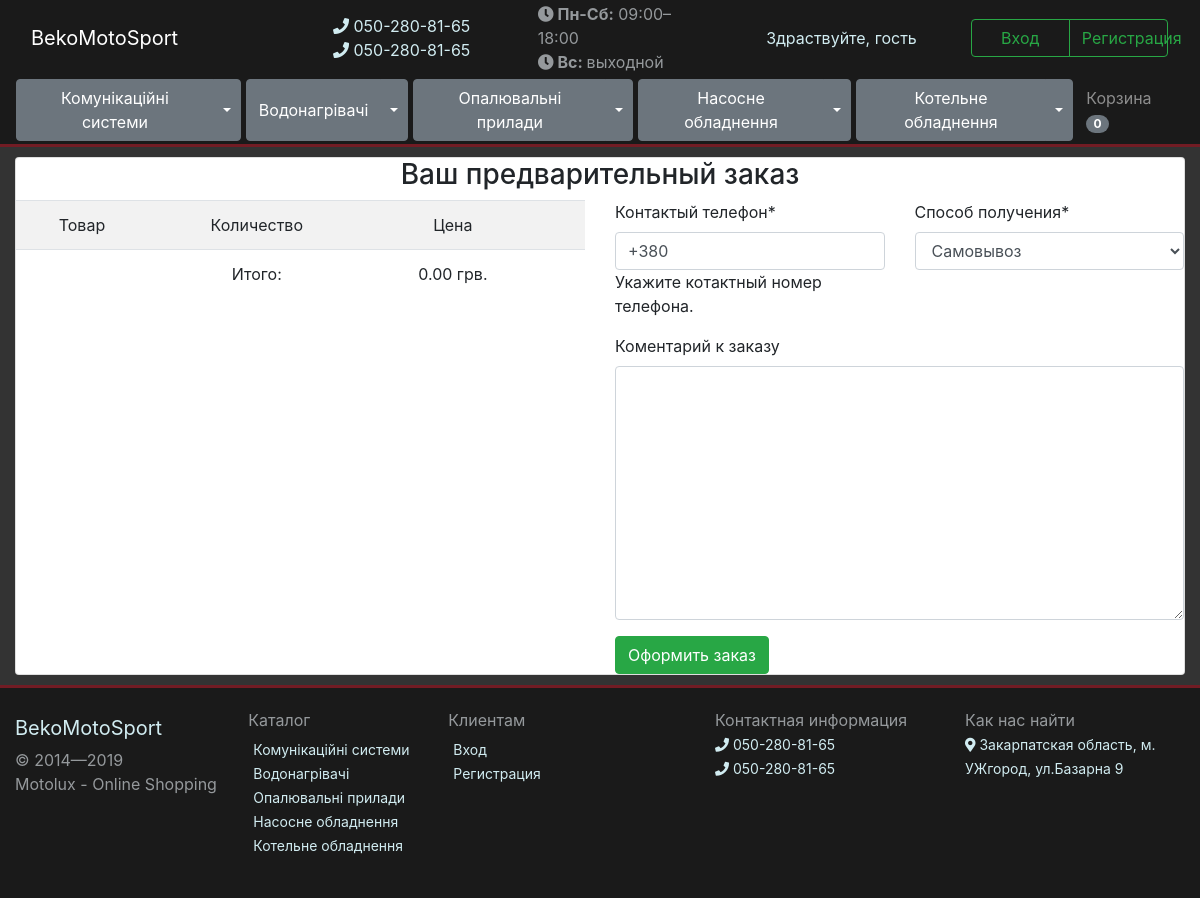
The app's page /checkout/ with its own data.
### store/models.py (models this page shows, shortened)
class ParentCategory(models.Model):
    name = models.CharField(max_length=50)
    slug = models.SlugField(blank=True)
    image = models.ImageField(upload_to= image_folder, blank=True, default=None)
    def get_absolute_url(self):
        return reverse('parent_category_detail', kwargs={'parent_category_slug': self.slug})

class Cart(models.Model):
    items = models.ManyToManyField(CartItem, blank=True)
    cart_total_price = models.DecimalField(max_digits=9, decimal_places=2, default=0)

### store/views.py (the view, shortened to what this page needs)
# urls.py: path('checkout/', checkout_view, name='checkout'),
def checkout_view(request):
    parrentCategories = ParentCategory.objects.all()
    categories = Category.objects.all()
    login_my = LoginForm(request.POST or None)
    register = RegistrationForm(request.POST or None)
    try:
        cart_id = request.session['cart_id']
        cart = Cart.objects.get(id=cart_id)
        request.session['total'] = cart.items.count()
    except:
        cart = Cart()
        cart.save()
        cart_id = cart.id
        request.session["cart_id"] = cart_id
        cart = Cart.objects.get(id=cart_id)
    form = OrderForm(request.POST or None)
    context = {
        'parrentCategories': parrentCategories,
        'categories': categories,
        'cart': cart,
        "form": form,
        'register': register,
        'login_my': login_my,
    }
    return render(request, 'checkout.html', context)

### store/forms.py (shortened to what this page needs)
class RegistrationForm(forms.ModelForm):
    password = forms.CharField(widget=forms.PasswordInput)
    password_check = forms.CharField(widget=forms.PasswordInput)
    class Meta:
        model = User
        fields = ['username', 'first_name', 'last_name', 'email', 'password', 'password_check']
    def __init__(self, *args, **kwargs):
        super(RegistrationForm, self).__init__(*args, **kwargs)
        self.fields['username'].label = "Введите ваш LogIn"
        self.fields['username'].help_text = ""
        self.fields['email'].label = "Введите ваш e-mail"
        self.fields['first_name'].label = "Введите ваше имя"
        self.fields['last_name'].label = "Укажите вашу фамилия"
        self.fields['password'].label = "Введите пароль"
        self.fields['password_check'].label = "Повторите пароль"

### store/models.py (called while the page is built)
    def get_absolute_url(self):
        return reverse('category_detail', kwargs={'category_slug': self.slug})

### store/templates/checkout.html (shortened to what this page needs)
{% extends 'base.html' %}
{% load static %}
{% load crispy_forms_tags %}
{% block content %}
    <article class="container-fluid">
        <div class="card">
                <div class="my-cart">
                    <h3 class="text-center">Ваш предварительный заказ</h3>
                    <div class="row">
                        <div class="col-6">
                            <table class="table table-striped">
                                    <tr>
                                        <td class="text-center">Товар</td>
                                        <td class="text-center">Количество</td>
                                        <td class="text-center">Цена</td>
                                        <td class="text-center"></td>
                                    </tr>
                                    <tr>
                                        <td></td>
                                        <td class="text-center">Итого:</td>
                                        <td class="text-center">{{ cart.cart_total_price }} грв.</td>
                                        <td class="text-center"></td>
                                    </tr>
                            </table>
                        </div>
                        <div class="col-6">
                            <form action="{% url "make_order" %}" method="POST">
                                <div class="row">
                                    <div class="col-6">
                                        <div id="div_id_phone" class="form-group">
                                            <label for="id_phone" class="control-label  requiredField">Контактый телефон<span class="asteriskField">*</span></label>
                                            <div class="controls ">
                                                <input type="tel" name="phone" class="textinput textInput form-control" required="" id="id_phone" value="+380">
                                                <p id="hint_id_phone" class="help-block">Укажите котактный номер телефона.</p>
                                            </div>
                                        </div>
                                    </div>
                                    <div class="col-6">{{ form.buying_type|as_crispy_field }}</div>
                                </div>
                                <div class="row">
                                    <div class="col-12">{{ form.comments|as_crispy_field }}</div>
                                </div>
                                <input type="submit" class="btn btn-success" value="Оформить заказ">
                            </form>
                        </div>
                    </div>
                </div>
        </div>
    </article>
{% endblock content %}

### store/templates/base.html (shortened to what this page needs)
{% load static %}
{% load crispy_forms_tags %}
<!DOCTYPE html>
<html lang="en">
    <head>
        <link rel="stylesheet" href="https://stackpath.bootstrapcdn.com/bootstrap/4.3.1/css/bootstrap.min.css">
        <link rel="stylesheet" href="https://use.fontawesome.com/releases/v5.8.1/css/all.css">
        <link rel="stylesheet" href="{% static 'css/base.css' %}">
    </head>
    <body>
        <header>
            <div class="navbar navbar-dark">
                <div class="col-xl-3 col-lg-3 col-md-4 col-sm-8 col-8">
                    <a class="navbar-brand" href="{% url 'base' %}">BekoMotoSport</a>
                </div>
                <div class="col-xl-2 col-lg-2 col-md-4 col-sm-4 col-4 d-none d-md-flex">
                    <div class="time_work">
                        <span><a href=""><i class="fas fa-phone"></i> 050-280-81-65</a></span><br>
                        <span><a href=""><i class="fas fa-phone"></i> 050-280-81-65</a></span><br>
                    </div>
                </div>
                <div class="col-xl-2 col-lg-3 col-md-4 d-none d-md-flex">
                    <div class="time_work">
                        <span><i class="fas fa-clock"></i><strong> Пн-Сб:</strong>&nbsp;09:00–18:00</span><br>
                        <span><i class="fas fa-clock"></i><strong> Вс: </strong><span style="line-height: 22px;">выходной</span></span>
                    </div>
                </div>
                <div class="col-xl-5 col-lg-4  col-md-12  col-sm-12  col-12 row">
                    {% if not request.user.is_authenticated %}
                        <p class="text-center col-xl-6 col-lg-12 col-md-6  col-sm-12 col-12" style="color: #d1ecf1;">Здраствуйте, гость</p>
                        <div class="btn-group col-xl-6 col-lg-12 col-md-6  col-sm-12 col-12">
                            <button type="button" class="btn btn-outline-success col-lg-6 col-md-6 col-sm-6 col-6" data-toggle="modal" data-target="#myModalLogin">Вход</button>
                            <button type="button" class="btn btn-outline-success col-lg-6 col-md-6 col-sm-6 col-6" data-toggle="modal" data-target="#myModalRegistration">Регистрация</button>
                        </div>
                    {% endif %}
                </div>
            </div>
            <nav class="navbar  navbar-dark navbar-expand-sm navbar-collapse">
                <div class="collapse navbar-collapse" id="navbar">
                    <ul class="navbar-nav mr-auto">
                        {% for parrentCategory in parrentCategories %}
                            <div class="btn-group">
                              <button type="button" onclick="location.href='{{ parrentCategory.get_absolute_url }}'" class="btn btn-secondary">{{ parrentCategory.name }}</button>
                              <button type="button" class="btn btn-secondary dropdown-toggle dropdown-toggle-split" data-toggle="dropdown" aria-haspopup="true" aria-expanded="false">
                              </button>
                            </div>
                        {% endfor %}
                    </ul>
                    <ul class="navbar-nav navbar-right">
                        <li><a href="{% url 'cart' %}" class="nav-link">Корзина <span class="badge badge-secondary badge-pill" id="cart_count">
                            {% if not request.session.total %}
                                0 {% else %} {{ request.session.total }}
                            {% endif %}
                        </span></a></li>
                    </ul>
                </div>
            </nav>
        </header>
    {% block content %}
    {% endblock content %}
    <footer class="container-fluid">
        <div class="row">
            <div class="col-xl-7 col-lg-7 col-md-4 col-sm-4 col-12">
                <div class="row">
                    <div class="col-xl-4 col-lg-5">
                        <a class="navbar-brand" href="{% url 'base' %}">BekoMotoSport</a>
                        <p>© 2014—2019</p>
                        <p>Motolux - Online Shopping</p>
                    </div>
                    <div class="col-xl-8 col-lg-7 d-none d-lg-flex">
                        <div class="row">
                            <div class="col-xl-6 col-lg-6" style="width: 200px">
                                <p>Каталог</p>
                                <ul>
                                    {% for parrentCategory in parrentCategories %}
                                        <li><a href="{{ parrentCategory.get_absolute_url }}">{{ parrentCategory.name }}</a></li>
                                    {% endfor %}
                                </ul>
                            </div>
                            <div class="col-xl-6 col-lg-6" style="width: 200px">
                                <p>Клиентам</p>
                                <ul>
                                    {% if request.user.is_authenticated %}
                                        <li><a href="{% url 'cart' %}">Корзина</a></li>
                                        <li><a href="{% url 'account' %}">Заказы</a></li>
                                        <li><a href="{% url 'logout' %}">Выйти</a></li>
                                    {% else %}
                                        <li><a href="" data-toggle="modal" data-target="#myModalLogin">Вход</a></li>
                                        <li><a href="" data-toggle="modal" data-target="#myModalRegistration">Регистрация</a></li>
                                    {% endif %}
                                </ul>
                            </div>
                        </div>
                    </div>
                </div>
            </div>
            <div class="col-xl-5 col-lg-5 col-md-8 col-sm-8 col-12">
                <div class="row">
                    <div class="col-xl-6 col-lg-6 col-md-6">
                        <p>Контактная информация</p>
                        <div><a target="_blank" href=""><i class="fas fa-phone"></i> 050-280-81-65</a></div>
                        <div><a target="_blank" href=""><i class="fas fa-phone"></i> 050-280-81-65</a></div>
                    </div>
                    <div class="col-xl-6 col-lg-6 col-md-6">
                        <p>Как нас найти</p>
                        <div>
                            <a target="_blank" href="https://goo.gl/maps/CbkZKptCZQGsx5rQA">
                                <i class="fas fa-map-marker-alt"></i> Закарпатская область, м. УЖгород, ул.Базарна 9
                            </a>
                        </div>
                    </div>
                </div>
            </div>
        </div>
    </footer>
    </body>
</html>

### static_in_dev/css/base.css (style rules this page uses)
body { background-color: #333333; }
header { border-bottom: #721c24 solid 3px; background-color: #1a1a1a; }
header .time_work { margin-bottom: 0px; color: #95999c; }
header a { color: #d1ecf1; }
footer { padding: 20px 20px 20px 20px; border-top: #721c24 solid 3px; background-color: #1a1a1a; }
footer p { margin-bottom: 0px; color: #95999c; }
footer a { font-size: 14px; color: #d1ecf1; }
footer ul { padding: 5px; }
footer li { list-style: none; }

### store/templates/base.html (style rules this page uses)
.navbar-nav.mr-auto .btn-group { margin: 0 5px 0 0; }
article { min-height: 363px; margin: 10px 0 10px 0; }
div.col-xl-5.col-lg-4.col-md-12.col-sm-12.col-12.row > p { margin: auto; }
header .navbar { padding: 2px 16px; }

### records on screen
ParentCategory: name "Комунікаційні системи"
ParentCategory: name "Водонагрівачі"
ParentCategory: name "Опалювальні прилади"
ParentCategory: name "Насосне обладнення"
ParentCategory: name "Котельне обладнення"
